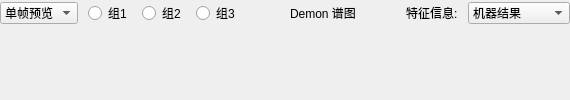
      <widget class="QWidget" name="widget" native="true">
       <layout class="QVBoxLayout" name="verticalLayout_7" stretch="1,50">
        <property name="spacing">
         <number>0</number>
        </property>
        <property name="leftMargin">
         <number>0</number>
        </property>
        <property name="topMargin">
         <number>1</number>
        </property>
        <property name="rightMargin">
         <number>0</number>
        </property>
        <property name="bottomMargin">
         <number>0</number>
        </property>
        <item>
         <layout class="QHBoxLayout" name="horizontalLayout">
          <property name="spacing">
           <number>10</number>
          </property>
          <item>
           <widget class="QComboBox" name="comboBox">
            <property name="focusPolicy">
             <enum>Qt::NoFocus</enum>
            </property>
            <item>
             <property name="text">
              <string>单帧预览</string>
             </property>
            </item>
            <item>
             <property name="text">
              <string>整体预览</string>
             </property>
            </item>
           </widget>
          </item>
          <item>
           <widget class="QRadioButton" name="radioButton">
            <property name="text">
             <string>组1</string>
            </property>
           </widget>
          </item>
          <item>
           <widget class="QRadioButton" name="radioButton_2">
            <property name="text">
             <string>组2</string>
            </property>
           </widget>
          </item>
          <item>
           <widget class="QRadioButton" name="radioButton_3">
            <property name="text">
             <string>组3</string>
            </property>
           </widget>
          </item>
          <item>
           <spacer name="horizontalSpacer">
            <property name="orientation">
             <enum>Qt::Horizontal</enum>
            </property>
            <property name="sizeHint" stdset="0">
             <size>
              <width>40</width>
              <height>20</height>
             </size>
            </property>
           </spacer>
          </item>
          <item>
           <widget class="QLabel" name="label">
            <property name="text">
             <string>Demon 谱图</string>
            </property>
           </widget>
          </item>
          <item>
           <spacer name="horizontalSpacer_2">
            <property name="orientation">
             <enum>Qt::Horizontal</enum>
            </property>
            <property name="sizeHint" stdset="0">
             <size>
              <width>40</width>
              <height>20</height>
             </size>
            </property>
           </spacer>
          </item>
          <item>
           <widget class="QLabel" name="label_2">
            <property name="text">
             <string>特征信息:</string>
            </property>
           </widget>
          </item>
          <item>
           <widget class="QComboBox" name="comboBox_2">
            <property name="focusPolicy">
             <enum>Qt::NoFocus</enum>
            </property>
            <item>
             <property name="text">
              <string>机器结果</string>
             </property>
            </item>
            <item>
             <property name="text">
              <string>人工干预结果</string>
             </property>
            </item>
           </widget>
          </item>
         </layout>
        </item>
        <item>
         <widget class="QWidget" name="widget_4" native="true"/>
        </item>
       </layout>
      </widget>
